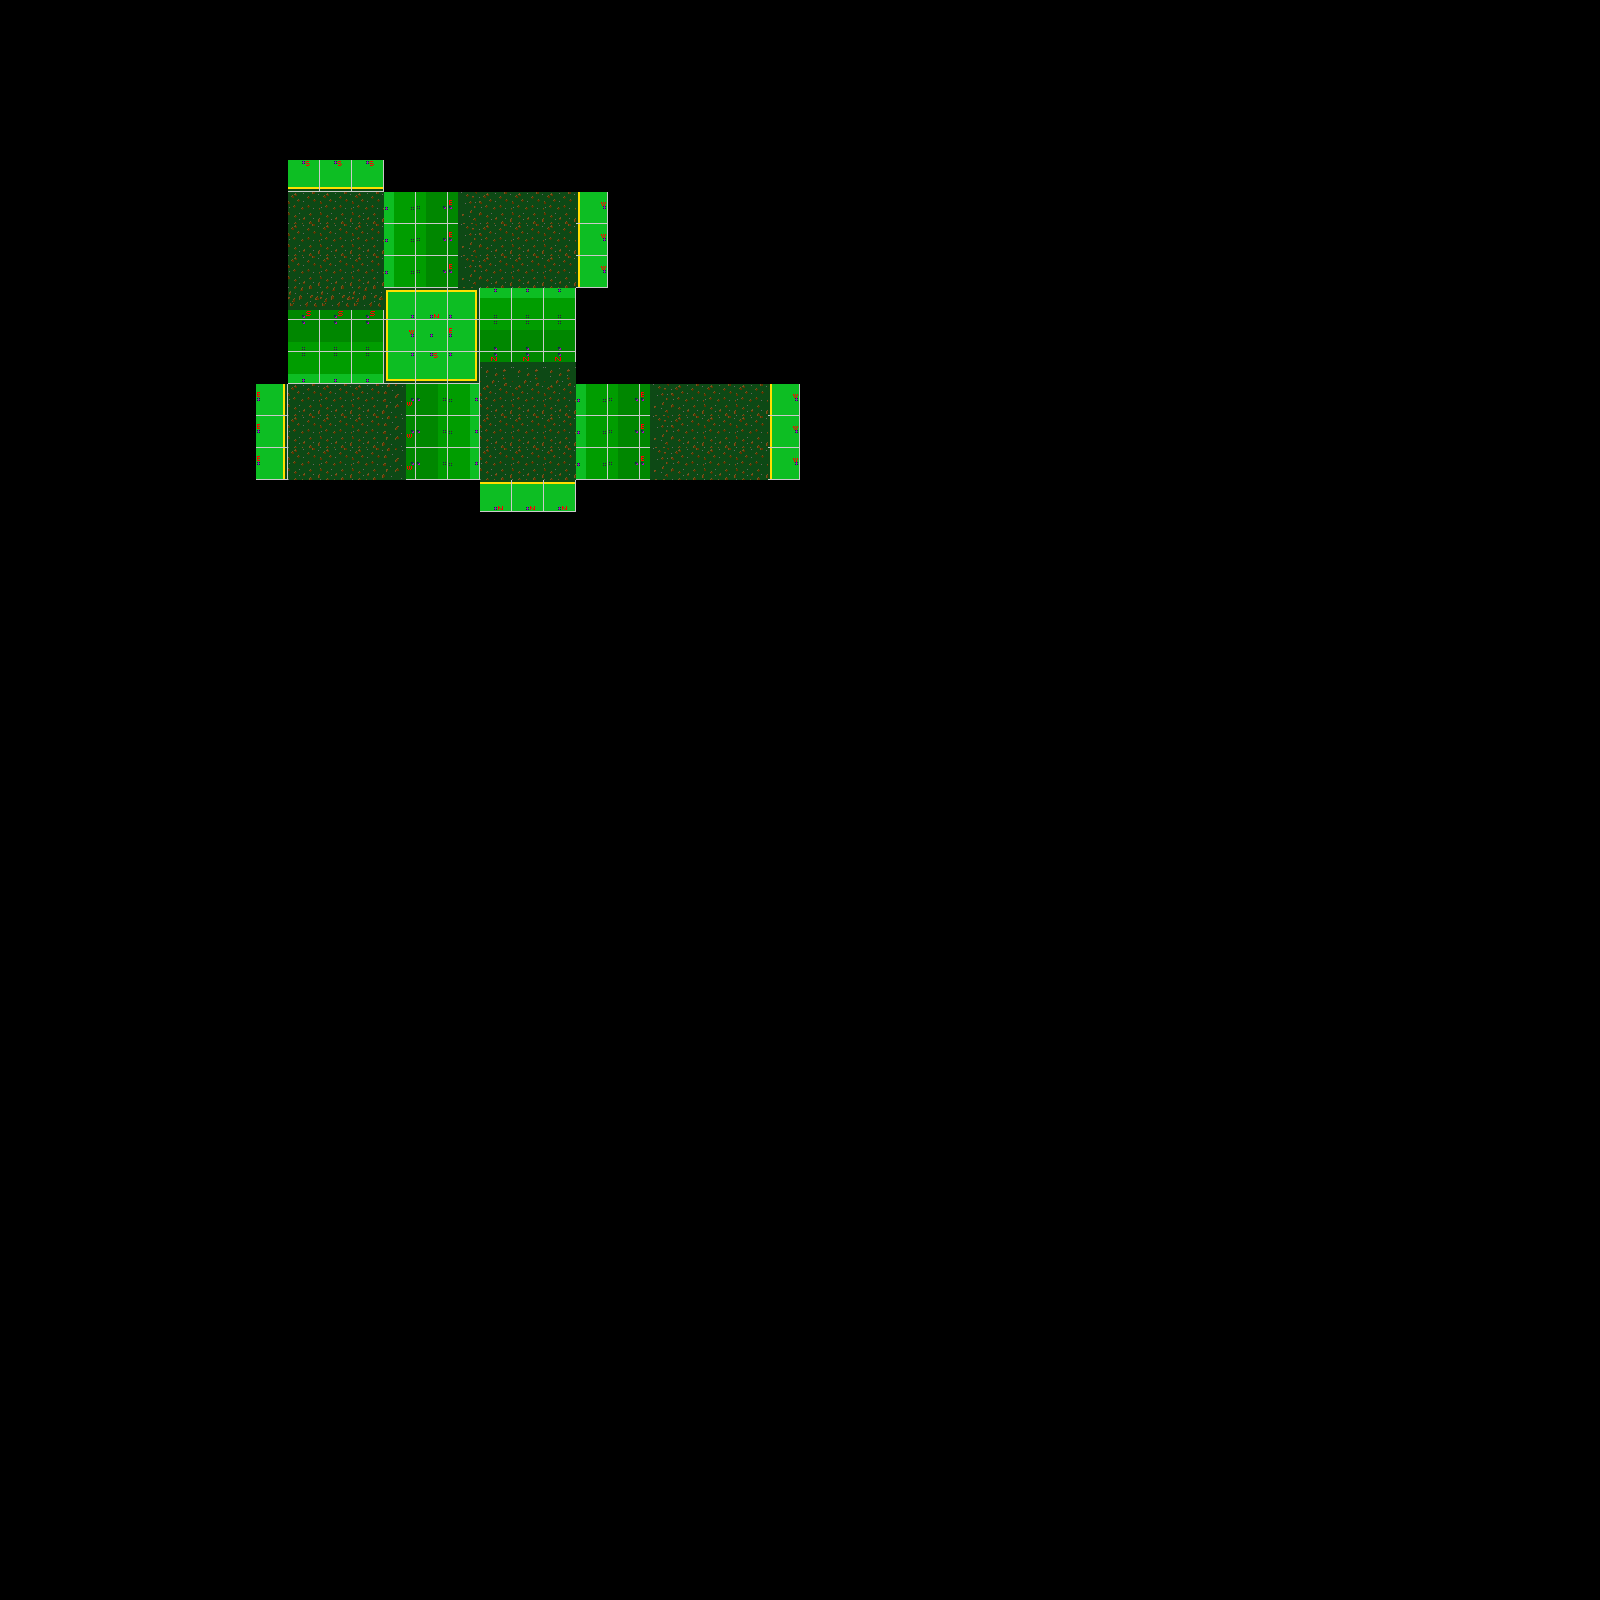

This game map was drawn from its Tiled (.tmx) file and the tilesets committed beside it. A one-line description and the trimmed map source follow:
An orthogonal 50x50 tile map with 32x32 px tiles, 6 tile layers (Tile Layer 9, Tile Layer 8, Tile Layer 7, Tile Layer 6, ...), 3 hidden layers not drawn and 2 objects (player-spawn-point, vaguely-tree).

<map version="1.10" tiledversion="1.11.0" orientation="orthogonal" renderorder="right-down" width="50" height="50" tilewidth="32" tileheight="32" infinite="0" parallaxoriginx="1" parallaxoriginy="2" nextlayerid="11" nextobjectid="3">
 <tileset firstgid="1" source="test-tileset.tsx" />
 <layer id="10" name="Tile Layer 9" width="50" height="50">
  <properties>
   <property name="elevation" type="float" value="-24" />
  </properties>
  <data>[2500 cells, 21 non-empty, 5 distinct tile ids]</data>
 </layer>
 <layer id="9" name="Tile Layer 8" width="50" height="50">
  <properties>
   <property name="elevation" type="float" value="-21" />
  </properties>
  <data>[2500 cells, 21 non-empty, 5 distinct tile ids]</data>
 </layer>
 <layer id="8" name="Tile Layer 7" width="50" height="50">
  <properties>
   <property name="elevation" type="float" value="-18" />
  </properties>
  <data>[2500 cells, 21 non-empty, 5 distinct tile ids]</data>
 </layer>
 <layer id="7" name="Tile Layer 6" width="50" height="50">
  <properties>
   <property name="elevation" type="float" value="-15" />
  </properties>
  <data>[2500 cells, 21 non-empty, 5 distinct tile ids]</data>
 </layer>
 <layer id="6" name="Tile Layer 5" width="50" height="50">
  <properties>
   <property name="elevation" type="float" value="-12" />
  </properties>
  <data>[2500 cells, 21 non-empty, 5 distinct tile ids]</data>
 </layer>
 <layer id="5" name="Tile Layer 4" width="50" height="50">
  <properties>
   <property name="elevation" type="float" value="-9" />
  </properties>
  <data>[2500 cells, 30 non-empty, 13 distinct tile ids]</data>
 </layer>
 <layer id="4" name="Tile Layer 3" width="50" height="50" visible="0">
  <properties>
   <property name="elevation" type="float" value="-6" />
  </properties>
  <data>[2500 cells, 30 non-empty, 6 distinct tile ids]</data>
 </layer>
 <layer id="2" name="Tile Layer 2" width="50" height="50" visible="0">
  <properties>
   <property name="elevation" type="float" value="-3" />
  </properties>
  <data>[2500 cells, 21 non-empty, 5 distinct tile ids]</data>
 </layer>
 <layer id="1" name="Tile Layer 1" width="50" height="50" visible="0">
  <properties>
   <property name="elevation" type="float" value="0" />
  </properties>
  <data>[2500 cells, 30 non-empty, 6 distinct tile ids]</data>
 </layer>
 <objectgroup id="3" name="Object Layer 1">
  <object id="1" name="player-spawn-point" type="player-spawn-point" x="48.1877" y="55.3104">
   <properties>
    <property name="elevation" value="8" />
    <property name="wave" type="int" value="5" />
    <property name="will-fight" value="property:enemy-of" />
   </properties>
   <point />
  </object>
  <object id="2" type="vaguely-tree" x="26.8998" y="80.6994">
   <properties>
    <property name="elevation" type="float" value="3" />
    <property name="y-rotation" type="float" value="1" />
   </properties>
   <point />
  </object>
 </objectgroup>
</map>
